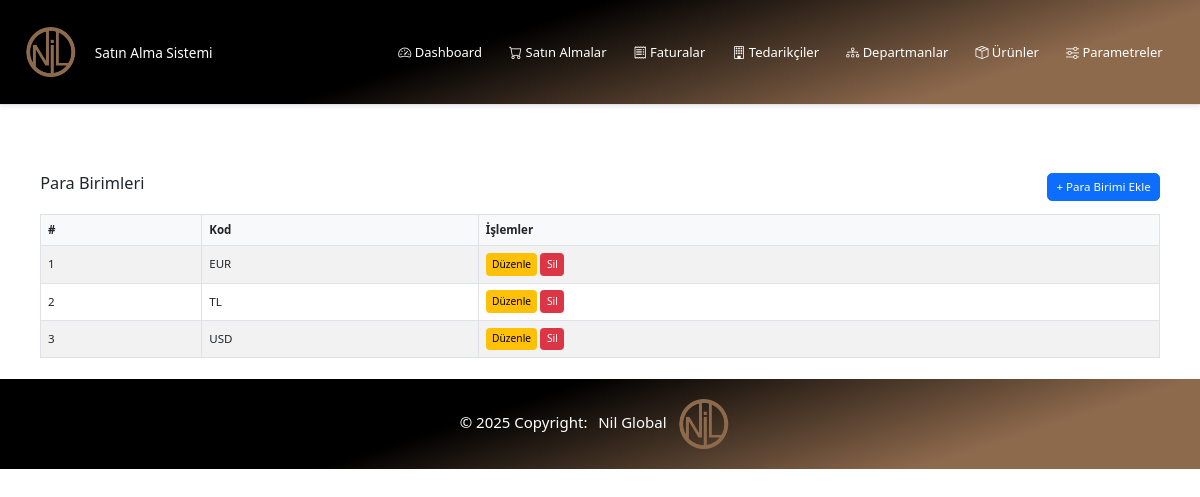
The page /parametreler/para-birimi/ on the database its author committed.
### parametreler/models.py (models this page shows, shortened)
class ParaBirimi(models.Model):
    kod = models.CharField(max_length=10, verbose_name="Para Birimi Kodu")
    created_at = models.DateTimeField(auto_now_add=True)
    updated_at = models.DateTimeField(auto_now=True)
    class Meta:
        verbose_name = "Para Birimi"
        verbose_name_plural = "Para Birimleri"
        ordering = ['kod']

### parametreler/views.py (the view)
# urls.py: path('para-birimi/', views.para_birimi_listesi, name='para_birimi_listesi'),
def para_birimi_listesi(request):
    para_birimleri = ParaBirimi.objects.all()
    return render(request, 'parametreler/para_birimi_listesi.html', {'para_birimleri': para_birimleri})

### parametreler/templates/parametreler/para_birimi_listesi.html (shortened to what this page needs)
{% extends 'base.html' %}
{% block content %}
<div class="container mt-4">
    <div class="d-flex justify-content-between align-items-center mb-3">
        <h2>Para Birimleri</h2>
        <a href="{% url 'parametreler:para_birimi_ekle' %}" class="btn btn-primary">+ Para Birimi Ekle</a>
    </div>
    <table class="table table-striped table-bordered">
        <thead>
            <tr>
                <th>#</th>
                <th>Kod</th>
                <th>İşlemler</th>
            </tr>
        </thead>
        <tbody>
            {% for para_birimi in para_birimleri %}
            <tr>
                <td>{{ forloop.counter }}</td>
                <td>{{ para_birimi.kod }}</td>
                <td>
                    <a href="{% url 'parametreler:para_birimi_duzenle' para_birimi.pk %}" class="btn btn-warning btn-sm">Düzenle</a>
                    <a href="{% url 'parametreler:para_birimi_sil' para_birimi.pk %}" class="btn btn-danger btn-sm">Sil</a>
                </td>
            </tr>
            {% empty %}
            <tr>
                <td colspan="3" class="text-center">Kayıtlı para birimi yok.</td>
            </tr>
            {% endfor %}
        </tbody>
    </table>
</div>
{% endblock %}

### static/css/style.css (style rules this page uses)
html, body { font-family: "Segoe UI", "Roboto", Arial, sans-serif; font-size: 0.85rem; line-height: 1.4; }
h2, .h2 { font-size: 1.2rem; }
.container { padding-top: 1rem; }
.table th { background-color: #f8f9fa; font-size: 0.85rem; font-weight: 600; padding: 0.5rem; }
.table td { padding: 0.5rem; vertical-align: middle; }
.btn { font-size: 0.85rem; padding: 0.3rem 0.6rem; }
.btn.btn-sm { font-size: 0.75rem; padding: 0.2rem 0.4rem; }

### rows shown on the page
ParaBirimi: kod "EUR"
ParaBirimi: kod "TL"
ParaBirimi: kod "USD"
